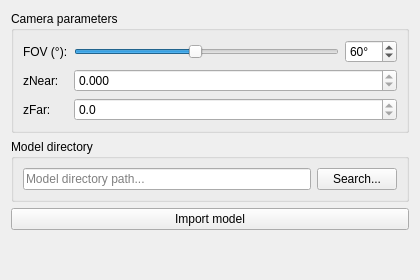
<?xml version="1.0" encoding="UTF-8"?>
<ui version="4.0">
 <class>SettingsWidget</class>
 <widget class="QWidget" name="SettingsWidget">
  <property name="geometry">
   <rect>
    <x>0</x>
    <y>0</y>
    <width>420</width>
    <height>280</height>
   </rect>
  </property>
  <property name="windowTitle">
   <string/>
  </property>
  <layout class="QVBoxLayout" name="mainVerticalLayout">
   <item>
    <widget class="QGroupBox" name="cameraGroupBox">
     <property name="title">
      <string>Camera parameters</string>
     </property>
     <layout class="QFormLayout" name="formLayout">
      <item row="0" column="0">
       <widget class="QLabel" name="fovLabel">
        <property name="text">
         <string>FOV (°):</string>
        </property>
       </widget>
      </item>
      <item row="0" column="1">
       <layout class="QHBoxLayout" name="fovLayout">
        <item>
         <widget class="QSlider" name="fovSlider">
          <property name="minimum">
           <number>10</number>
          </property>
          <property name="maximum">
           <number>120</number>
          </property>
          <property name="value">
           <number>60</number>
          </property>
          <property name="orientation">
           <enum>Qt::Orientation::Horizontal</enum>
          </property>
         </widget>
        </item>
        <item>
         <widget class="QSpinBox" name="fovSpinBox">
          <property name="suffix">
           <string>°</string>
          </property>
          <property name="minimum">
           <number>10</number>
          </property>
          <property name="maximum">
           <number>120</number>
          </property>
          <property name="value">
           <number>60</number>
          </property>
         </widget>
        </item>
       </layout>
      </item>
      <item row="1" column="0">
       <widget class="QLabel" name="nearLabel">
        <property name="text">
         <string>zNear:</string>
        </property>
       </widget>
      </item>
      <item row="1" column="1">
       <widget class="QDoubleSpinBox" name="nearSpinBox">
        <property name="decimals">
         <number>3</number>
        </property>
        <property name="minimum">
         <double>0.000000000000000</double>
        </property>
        <property name="maximum">
         <double>0.000000000000000</double>
        </property>
        <property name="singleStep">
         <double>0.000000000000000</double>
        </property>
        <property name="value">
         <double>0.000000000000000</double>
        </property>
       </widget>
      </item>
      <item row="2" column="0">
       <widget class="QLabel" name="farLabel">
        <property name="text">
         <string>zFar:</string>
        </property>
       </widget>
      </item>
      <item row="2" column="1">
       <widget class="QDoubleSpinBox" name="farSpinBox">
        <property name="decimals">
         <number>1</number>
        </property>
        <property name="minimum">
         <double>0.000000000000000</double>
        </property>
        <property name="maximum">
         <double>0.000000000000000</double>
        </property>
        <property name="singleStep">
         <double>0.000000000000000</double>
        </property>
        <property name="value">
         <double>0.000000000000000</double>
        </property>
       </widget>
      </item>
     </layout>
    </widget>
   </item>
   <item>
    <widget class="QGroupBox" name="modelGroupBox">
     <property name="title">
      <string>Model directory</string>
     </property>
     <layout class="QHBoxLayout" name="pathLayout">
      <item>
       <widget class="QLineEdit" name="modelPathLineEdit">
        <property name="placeholderText">
         <string>Model directory path...</string>
        </property>
       </widget>
      </item>
      <item>
       <widget class="QPushButton" name="browseButton">
        <property name="text">
         <string>Search...</string>
        </property>
       </widget>
      </item>
     </layout>
    </widget>
   </item>
   <item>
    <widget class="QPushButton" name="pushButton">
     <property name="text">
      <string>Import model</string>
     </property>
    </widget>
   </item>
   <item>
    <spacer name="verticalSpacer">
     <property name="orientation">
      <enum>Qt::Orientation::Vertical</enum>
     </property>
     <property name="sizeHint" stdset="0">
      <size>
       <width>20</width>
       <height>40</height>
      </size>
     </property>
    </spacer>
   </item>
  </layout>
 </widget>
 <resources/>
 <connections>
  <connection>
   <sender>fovSlider</sender>
   <signal>valueChanged(int)</signal>
   <receiver>fovSpinBox</receiver>
   <slot>setValue(int)</slot>
   <hints>
    <hint type="sourcelabel">
     <x>200</x>
     <y>40</y>
    </hint>
    <hint type="destinationlabel">
     <x>350</x>
     <y>40</y>
    </hint>
   </hints>
  </connection>
  <connection>
   <sender>fovSpinBox</sender>
   <signal>valueChanged(int)</signal>
   <receiver>fovSlider</receiver>
   <slot>setValue(int)</slot>
   <hints>
    <hint type="sourcelabel">
     <x>350</x>
     <y>40</y>
    </hint>
    <hint type="destinationlabel">
     <x>200</x>
     <y>40</y>
    </hint>
   </hints>
  </connection>
 </connections>
</ui>
